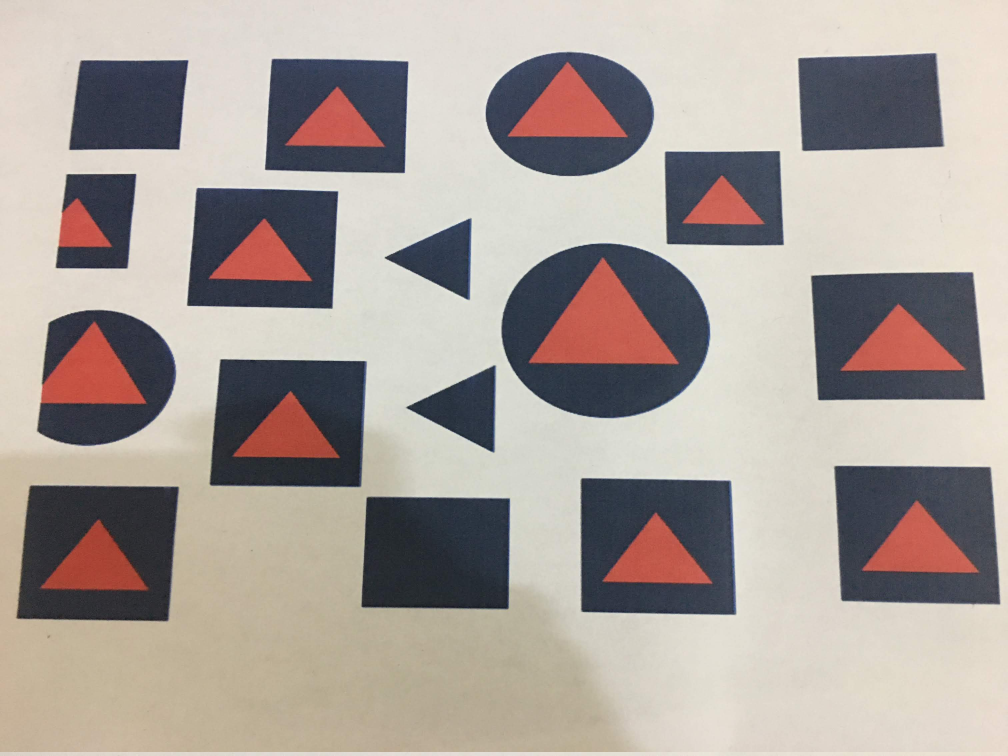
#> input picture camPic.JPG, 3024 x 2268 px, given in place of the camera (shown at 1/3 size)
$ python findshapeCAM.py
#> lines starting #> are read from the running program, lines starting #| are printed output that depends on the picture; after the words box and inside, x2 and y2 are one past the last pixel; in counts of white or black regions, pixels touching at a corner belong together
import cv2
import numpy as np

font = cv2.FONT_HERSHEY_COMPLEX

cap = cv2.VideoCapture()

rect_x_max = np.full(100000, 0)
rect_y_max = np.full(100000, 0)

rect_x_min = np.full(100000, 0)
rect_y_min = np.full(100000, 0)

number_of_rect = 0
detetected = 0

capture = cv2.VideoCapture(0)

if capture.isOpened()is False:
    print("Error opening the camera")

while capture.isOpened():
    ret,frame = capture.read()
#> frame is the input picture: shape (2268, 3024, 3); mean B, G, R 154.6, 160.5, 170
    if ret is True :
        img = frame
        img_blur = cv2.GaussianBlur(img,(71,71),1)
        img_grey = cv2.cvtColor(img_blur, cv2.COLOR_BGR2GRAY)
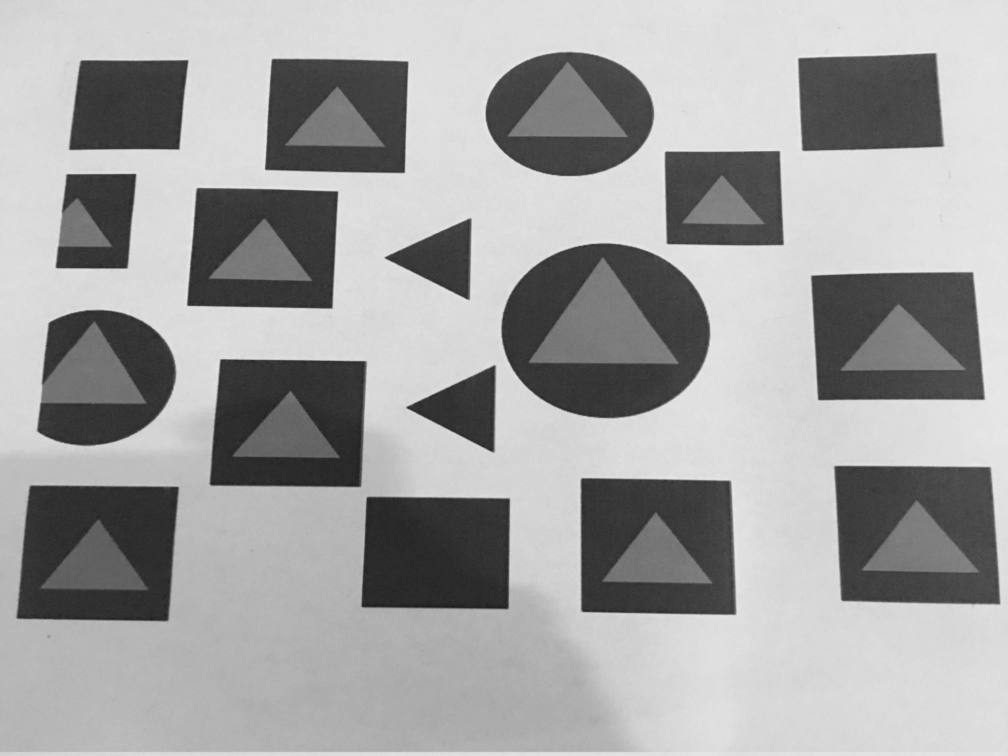
#> img_grey: shape (2268, 3024) (shown at 1/3 size); min 23, max 239, mean 162.7
        _, threshold = cv2.threshold(img_grey, 90, 255, cv2.THRESH_BINARY)
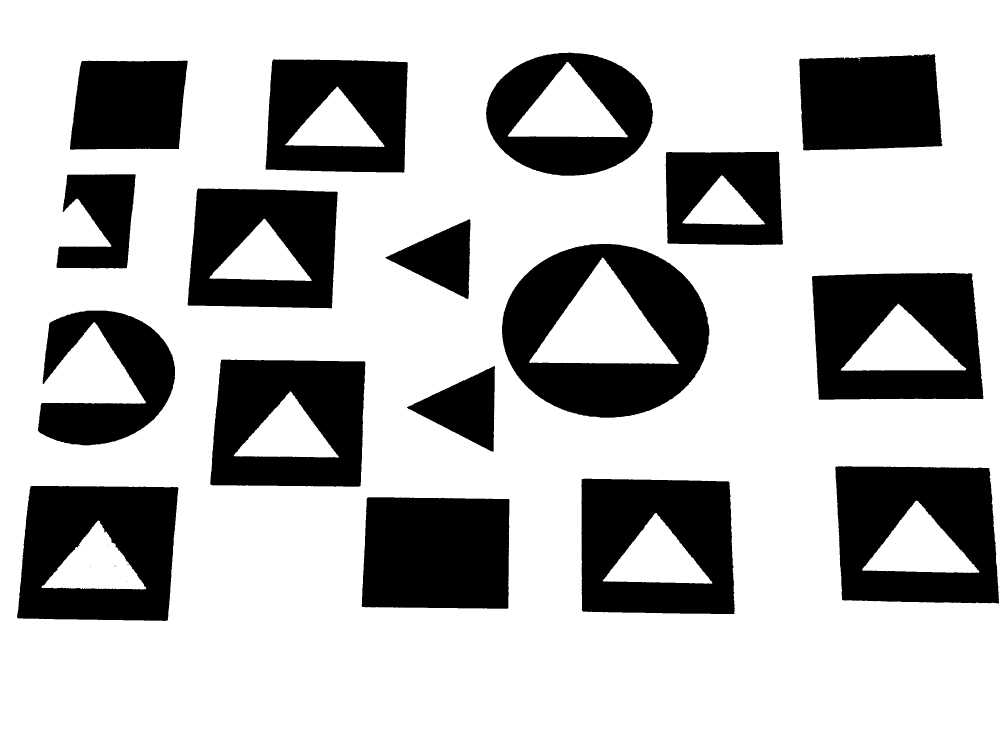
#> threshold: shape (2268, 3024) (shown at 1/3 size); 72.9% white; 24 black regions (7 under 20 px)
        contours, _ = cv2.findContours(threshold, cv2.RETR_CCOMP, cv2.CHAIN_APPROX_NONE)
#> contours = 39 contours, 11 with area under 20; largest, box (x1, y1, x2, y2) and area: (0, 0, 3024, 2268) 6853141, (1505, 731, 2129, 1254) 254972, (2505, 1398, 2998, 1811) 189702, (2435, 818, 2951, 1200) 183781, (1743, 1435, 2206, 1843) 180896


        for cnt in contours:
            approx = cv2.approxPolyDP(cnt, 0.02*cv2.arcLength(cnt, True), True)
            x = approx.ravel()[0]
            y = approx.ravel()[1]

            if len(approx) == 4:
                if y > 5:
                    # find x_max
                    rect_x_max[number_of_rect] = approx[0][0][0]
                    if approx[1][0][0] > rect_x_max[number_of_rect]:
                        rect_x_max[number_of_rect] = approx[1][0][0]
                    if approx[2][0][0] > rect_x_max[number_of_rect]:
                        rect_x_max[number_of_rect] = approx[2][0][0]
                    if approx[3][0][0] > rect_x_max[number_of_rect]:
                        rect_x_max[number_of_rect] = approx[3][0][0]

                    # find y_max
                    rect_y_max[number_of_rect] = approx[0][0][1]
                    if approx[1][0][1] > rect_y_max[number_of_rect]:
                        rect_y_max[number_of_rect] = approx[1][0][1]
                    if approx[2][0][1] > rect_y_max[number_of_rect]:
                        rect_y_max[number_of_rect] = approx[2][0][1]
                    if approx[3][0][0] > rect_x_max[number_of_rect]:
                        rect_y_max[number_of_rect] = approx[3][0][y]

                    # find x_min
                    rect_x_min[number_of_rect] = approx[0][0][0]
                    if approx[1][0][0] < rect_x_min[number_of_rect]:
                        rect_x_min[number_of_rect] = approx[1][0][0]
                    if approx[2][0][0] < rect_x_min[number_of_rect]:
                        rect_x_min[number_of_rect] = approx[2][0][0]
                    if approx[3][0][0] < rect_x_min[number_of_rect]:
                        rect_x_min[number_of_rect] = approx[3][0][0]

                    # find y_min
                    rect_y_min[number_of_rect] = approx[0][0][1]
                    if approx[1][0][1] < rect_y_min[number_of_rect]:
                        rect_y_min[number_of_rect] = approx[1][0][1]
                    if approx[2][0][1] < rect_y_min[number_of_rect]:
                        rect_y_min[number_of_rect] = approx[2][0][1]
                    if approx[3][0][1] < rect_y_min[number_of_rect]:
                        rect_y_min[number_of_rect] = approx[3][0][1]

                    number_of_rect += 1
#> this loop made 39 passes
#> (approx, x, y) on passes 1, 2, 7, 9, 10, 12, 13, 14, 15, 16: ([[438, 1764], [295, 1561], [125, 1759]], 438, 1764), ([[190, 1753], [191, 1752], [192, 1753], [191, 1754]], 190, 1753), ([[244, 1645], [245, 1644], [246, 1645], [245, 1646]], 244, 1645), ([[1808, 1741], [2136, 1749], [1969, 1539]], 1808, 1741), ([[2587, 1708], [2937, 1717], [2750, 1502]], 2587, 1708), ([[1016, 1371], [871, 1174], [701, 1366]], 1016, 1371), ([[2522, 1109], [2898, 1105], [2694, 911]], 2522, 1109), ([[1588, 1083], [2035, 1090], [1808, 773]], 1588, 1083), ([[934, 841], [792, 656], [628, 833]], 934, 841), ([[2047, 667], [2295, 671], [2166, 526]], 2047, 667)
#> (x, y) on passes 3, 4, 5, 6, 8, 11: (379, 1745), (269, 1699), (343, 1697), (384, 1691), (325, 1637), (2893, 1187)
#> after the loop, number_of_rect = 14


        for cnt in contours:
            approx = cv2.approxPolyDP(cnt, 0.01*cv2.arcLength(cnt, True), True)
            x = approx.ravel()[0]
            y = approx.ravel()[1]

            if len(approx) == 3:
                for cnt_trig in range(0, number_of_rect):
                    if x > rect_x_min[cnt_trig] and x < rect_x_max[cnt_trig] and y > rect_y_min[cnt_trig] and y < rect_y_max[cnt_trig]:
                        cv2.putText(img, "Triangle", (x, y), font, 1, (21,21,255))
                        cv2.drawContours(img, [approx], 0, (21,21,255), 3)
#> this loop made 39 passes
#> (x, y) on passes 3, 4, 5, 6, 8, 11, 29, 31, 34, 39: (379, 1745), (269, 1699), (343, 1697), (384, 1691), (325, 1637), (2893, 1187), (343, 934), (1656, 766), (405, 522), (1510, 228)


        cv2.imshow("shapes", img)
        cv2.imshow("Threshold", threshold)

        if cv2.waitKey(20) & 0xFF == ord('q'):
#> (key q is pressed here)
            break

    else:
        break


capture.release()
cv2.destroyAllWindows()

$ run again, on testcam.jpg
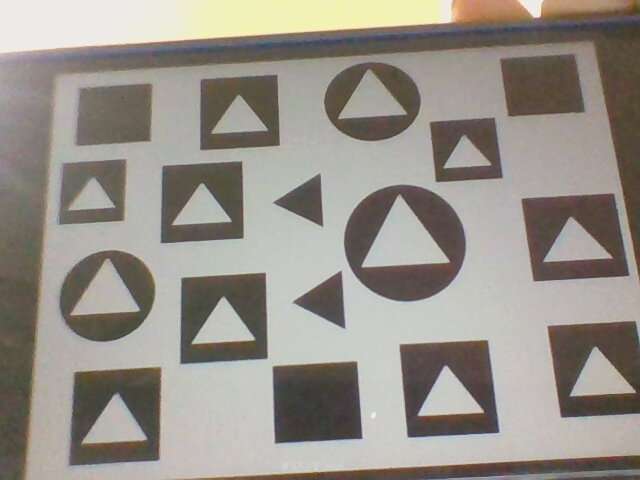
#> input picture testcam.jpg, 640 x 480 px, given in place of the camera
#> frame is the input picture: shape (480, 640, 3); mean B, G, R 137.1, 144.8, 150.4
#> `img_grey = cv2.cvtColor(img_blur, cv2.COLOR_BGR2GRAY)`:
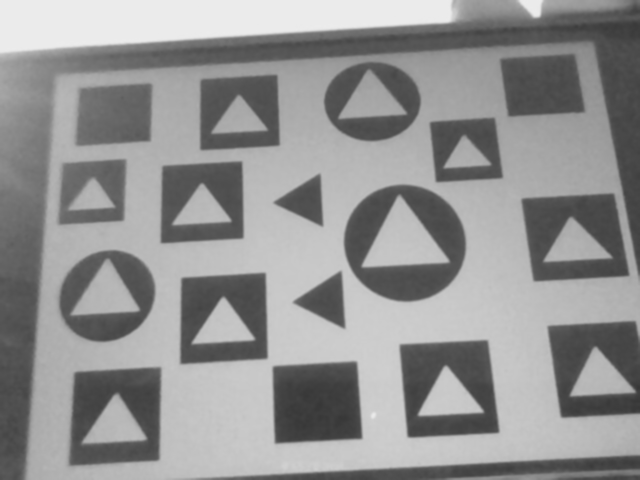
#> img_grey: shape (480, 640); min 55, max 236, mean 145.6
#> `_, threshold = cv2.threshold(img_grey, 90, 255, cv2.THRESH_BINARY)`:
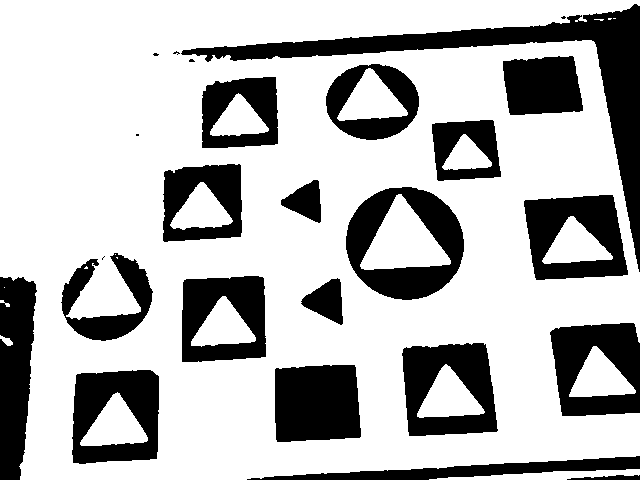
#> threshold: shape (480, 640); 71.9% white; 25 black regions (6 under 20 px)
#> contours = 44 contours, 16 with area under 20; largest, box (x1, y1, x2, y2) and area: (0, 0, 640, 480) 273902, (345, 186, 465, 301) 10604, (401, 342, 499, 437) 7930, (71, 369, 160, 465) 7726, (523, 194, 629, 281) 7556
#> the loop `for cnt in contours:` made 44 passes
#> (approx, x, y) on passes 1, 2, 3, 4, 7, 9, 10: ([[639, 469], [429, 479]], 639, 469), ([[147, 437], [117, 392], [80, 444], [143, 442]], 147, 437), ([[417, 416], [484, 411], [445, 364]], 417, 416), ([[569, 396], [635, 390], [593, 346]], 569, 396), ([[255, 337], [222, 296], [191, 345], [250, 342]], 255, 337), ([[87, 267], [86, 266], [84, 268], [87, 268]], 87, 267), ([[116, 257], [117, 258], [117, 257]], 116, 257)
#> after the loop `for cnt in contours:`: number_of_rect = 19
#> the loop `for cnt in contours:` made 44 passes
#> (x, y) on passes 2, 4, 5, 6, 7, 8, 11, 12: (147, 437), (569, 396), (0, 335), (0, 300), (255, 337), (4, 287), (115, 254), (542, 261)
